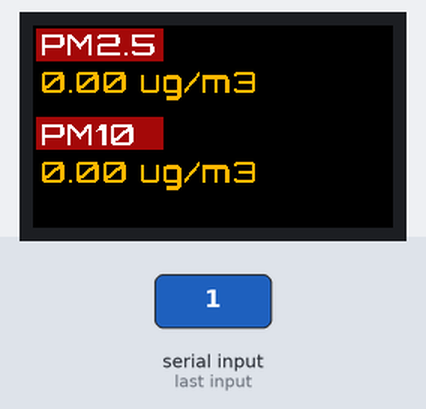
The sketch below on a simulated ESP32. On the bench: 240×135 colour display. The test bench sets the inputs (shaded band).

1.4 s: "1" received over the second serial link
Above: at 3.8 s.
Timing chart, 0 to 5.3 s (numbered marks = the images above; inputs shaded):
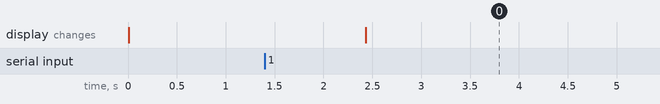

Measured:
- after the input at 1.4 s, the display: changes after 1.0 s (image 0)

The sketch:

SDS011.ino
```cpp
// SDS011 dust sensor example
// -----------------------------
//
// By R. Zschiegner (rz@madavi.de).
// April 2016

#include <SDS011.h>
#include <TFT_eSPI.h>
#include <SPI.h>
TFT_eSPI tft = TFT_eSPI(135, 240);

#define WHITE 0x5AEB

#define TFT_GREY 0x5AEB
#define lightblue 0x01E9
#define darkred 0xA041
#define blue 0x5D9B
#include "Orbitron_Medium_20.h"

// buffer to store the SDS011 message
byte buffer[10] = {};

SDS011 my_sds;
#ifdef ESP32
HardwareSerial port(2);
#endif
// Struct to keep calculated PM2.5 and PM10 values
struct AirQualityData {
  float pm25;
  float pm10;
} airQuality;

// Marker byte for SDS011 message end
byte DATA_END_MARK = 0xAB;

void setup() {
  my_sds.begin(&port);
  Serial.begin(115200);
  delay(10);
  tft.init();
  // Serial2 bound on 25/26 (UART RX and TX)
  Serial2.begin(9600, SERIAL_8N1, 25, 26);
  memset(buffer, 0, sizeof(buffer));
  tft.setRotation(1);
  tft.fillScreen(TFT_BLACK);
  //tft.setTextColor(TFT_ORANGE,TFT_BLACK);
  tft.setTextSize(1);
}

void loop() {
 if(Serial2.available()) {
   Serial2.readBytesUntil(DATA_END_MARK, buffer, 10);
   readAirQuality();
   displayAirQuality();
 }
}

void readAirQuality() {
  airQuality.pm25 = ((buffer[3] * 256) + buffer[2]) / 10.0;
  airQuality.pm10 = ((buffer[5] * 256) + buffer[4]) / 10.0;
}

void displayAirQuality() {

  tft.setRotation(1);
  tft.setFreeFont(&Orbitron_Medium_20);
  //tft.fillScreen(TFT_BLACK);
  tft.fillRect(2,2,85,22,darkred);
  //tft.fillRect(60,60,100,100,TFT_BLACK);
  tft.setTextColor(TFT_WHITE,TFT_BLACK);
  tft.setCursor(5, 20);
  tft.printf("PM2.5");
  tft.setTextColor(TFT_ORANGE,TFT_BLACK);
  tft.setTextFont(2);
  tft.setFreeFont(&Orbitron_Medium_20);
  tft.setCursor(5, 45);
  tft.fillRect(5,25,200,45,TFT_BLACK);
  tft.printf("%.2f ug/m3",airQuality.pm25);
  tft.setTextColor(TFT_ORANGE,TFT_BLACK);
  tft.setTextFont(2);
  tft.setFreeFont(&Orbitron_Medium_20);
  tft.fillRect(2,61,85,22,darkred);
  tft.setTextColor(TFT_WHITE,TFT_BLACK);
  tft.setCursor(5, 80);
  tft.printf("PM10");
  tft.setTextColor(TFT_ORANGE,TFT_BLACK);
  tft.setTextFont(2);
  tft.setFreeFont(&Orbitron_Medium_20);
  tft.setCursor(5, 105);
  tft.fillRect(5,85,200,105,TFT_BLACK);
  tft.printf("%.2f ug/m3",airQuality.pm10);
  tft.setTextColor(TFT_ORANGE,TFT_BLACK);
  tft.setTextFont(2);
  delay(2000);
}
```

Source omitted: on_Medium_20.h (data table, 15563 bytes)
